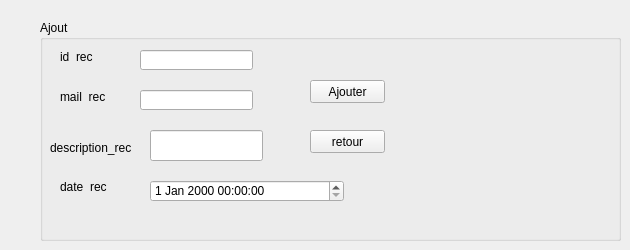
      <widget class="QWidget" name="tab">
       <attribute name="title">
        <string>Ajouter_rec</string>
       </attribute>
       <widget class="QGroupBox" name="groupBox">
        <property name="geometry">
         <rect>
          <x>40</x>
          <y>20</y>
          <width>581</width>
          <height>221</height>
         </rect>
        </property>
        <property name="title">
         <string>Ajout</string>
        </property>
        <widget class="QLabel" name="label">
         <property name="geometry">
          <rect>
           <x>20</x>
           <y>30</y>
           <width>47</width>
           <height>13</height>
          </rect>
         </property>
         <property name="text">
          <string>id_rec</string>
         </property>
        </widget>
        <widget class="QLabel" name="label_2">
         <property name="geometry">
          <rect>
           <x>20</x>
           <y>70</y>
           <width>47</width>
           <height>13</height>
          </rect>
         </property>
         <property name="text">
          <string>mail_rec</string>
         </property>
        </widget>
        <widget class="QLabel" name="label_3">
         <property name="geometry">
          <rect>
           <x>10</x>
           <y>120</y>
           <width>81</width>
           <height>16</height>
          </rect>
         </property>
         <property name="text">
          <string>description_rec</string>
         </property>
        </widget>
        <widget class="QLineEdit" name="le_id_rec">
         <property name="geometry">
          <rect>
           <x>100</x>
           <y>30</y>
           <width>113</width>
           <height>20</height>
          </rect>
         </property>
        </widget>
        <widget class="QLineEdit" name="le_mail_rec">
         <property name="geometry">
          <rect>
           <x>100</x>
           <y>70</y>
           <width>113</width>
           <height>20</height>
          </rect>
         </property>
        </widget>
        <widget class="QLineEdit" name="le_des_rec">
         <property name="geometry">
          <rect>
           <x>110</x>
           <y>110</y>
           <width>113</width>
           <height>31</height>
          </rect>
         </property>
        </widget>
        <widget class="QPushButton" name="pb_ajouter">
         <property name="geometry">
          <rect>
           <x>270</x>
           <y>60</y>
           <width>75</width>
           <height>23</height>
          </rect>
         </property>
         <property name="text">
          <string>Ajouter</string>
         </property>
        </widget>
        <widget class="QPushButton" name="pb_retour">
         <property name="geometry">
          <rect>
           <x>270</x>
           <y>110</y>
           <width>75</width>
           <height>23</height>
          </rect>
         </property>
         <property name="text">
          <string>retour</string>
         </property>
        </widget>
        <widget class="QLabel" name="label_8">
         <property name="geometry">
          <rect>
           <x>20</x>
           <y>160</y>
           <width>47</width>
           <height>13</height>
          </rect>
         </property>
         <property name="text">
          <string/>
         </property>
        </widget>
        <widget class="QDateTimeEdit" name="le_dat">
         <property name="geometry">
          <rect>
           <x>110</x>
           <y>160</y>
           <width>194</width>
           <height>22</height>
          </rect>
         </property>
        </widget>
        <widget class="QLabel" name="label_9">
         <property name="geometry">
          <rect>
           <x>20</x>
           <y>160</y>
           <width>47</width>
           <height>13</height>
          </rect>
         </property>
         <property name="text">
          <string>date_rec</string>
         </property>
        </widget>
       </widget>
      </widget>
